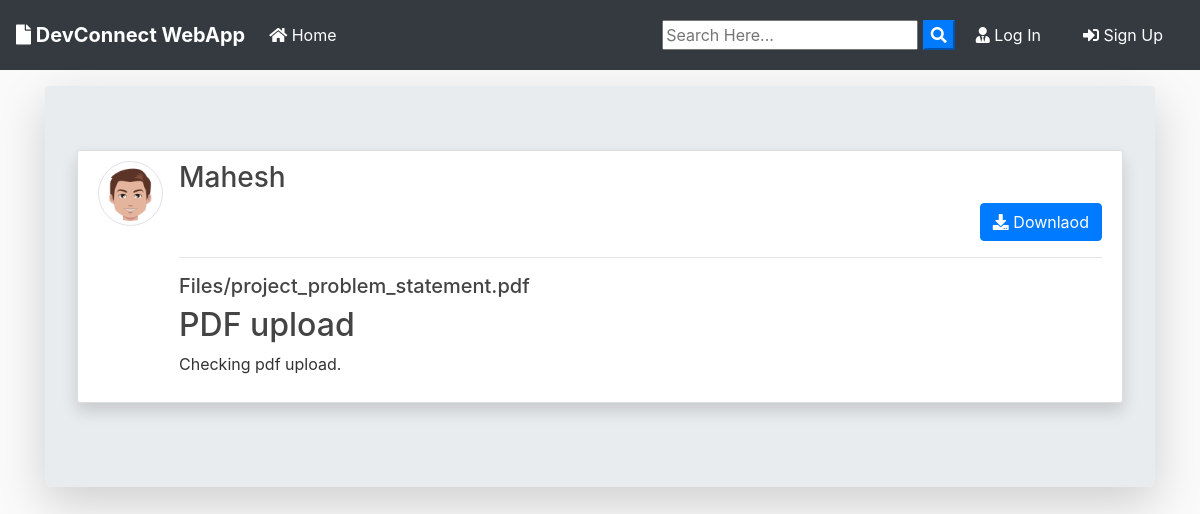
Screenshot of /post/12/ with the database file from the repository.
### blog/models.py (models this page shows, shortened)
class Post(models.Model):
	title = models.CharField(max_length=100)
	file = models.FileField(null=True,blank=True,upload_to='Files')
	content = models.TextField()
	date_posted = models.DateTimeField(default=timezone.now)
	author = models.ForeignKey(User, on_delete=models.CASCADE)
	def extension(self):
		name, extension = os.path.splitext(self.file.name)
		return extension

### users/models.py (models this page shows, shortened)
class Profile(models.Model):
    user = models.OneToOneField(User, on_delete=models.CASCADE)
    image = models.ImageField(default='default.jpg', upload_to='profile_pics')

### blog/views.py (the view)
# urls.py: path('post/<int:pk>/', PostDetailView.as_view(), name='post-detail'),
class PostDetailView(DetailView):
    model = Post
    template_name = 'blog/post_detail.html'

### blog/templates/blog/post_detail.html (shortened to what this page needs)
{% extends "blog/base.html" %}
{% block content %}
<div class="jumbotron mt-3 shadow-lg">
<article class="media content-section shadow ">
   <a href="{{ object.author.profile.image.url }} " target="_blank"> <img src="{{ object.author.profile.image.url }}  " alt="" class="article-img rounded-circle img-thumbnail img-fluid">
   </a>
    <div class="media-body">
      <div class="">
        <div class="d-flex justify-content-between">
        <a class="mr-2 mt-0 mb-0  text-dark" href="{% url 'user-posts' object.author.username  %}"><h3>{{ object.author }}</h3></a>
        </div>
        {% if object.author != user %}
          <div class="form-group mt-0 pt-0 d-flex justify-content-end">
            <a href="{{ object.file.url }}" download class="btn btn-primary flex-last" type="submit"><i class="fas fa-download"></i> Downlaod</a>
          </div>
        {% endif %}
        <hr>
      </div>
      <div>
        {% if object.file %}
          {% if object.extension == '.jpg' or object.extension == 'jpeg' or object.extension == 'png' %}
            <a href="{{ object.file.url }}"  download ><img src="{{ object.file.url }}" alt="" class="img-fluid "></a>
            <a href="{{ object.file.url }}"  download class="text-dark"><h5>{{ object.file }}</h5></a>
          {% else %}
            <a href="{{ object.file.url }}"  download class="text-dark"><h5>{{ object.file }}</h5></a>
          {% endif %}
        {% endif %}
      </div>
      <h2>{{ object.title }}</h2>
      <p class="article-content">{{ object.content }}</p>
    </div>
  </article>
{% endblock content %}

### blog/static/blog/main.css (style rules this page uses)
body { background: #fafafa; color: #333333; margin-top: 0; }
h1, h2, h3, h4, h5, h6 { color: #444444; }
.content-section { background: #ffffff; padding: 10px 20px; border: 1px solid #dddddd; border-radius: 3px; margin-bottom: 20px; }
.article-content { white-space: pre-line; }
.article-img { height: 65px; width: 65px; margin-right: 16px; }

### rows the page displays
Post: author.profile.image (picture), author "Mahesh", file "Files/project_problem_statement.pdf", title "PDF upload", content "Checking pdf upload."
